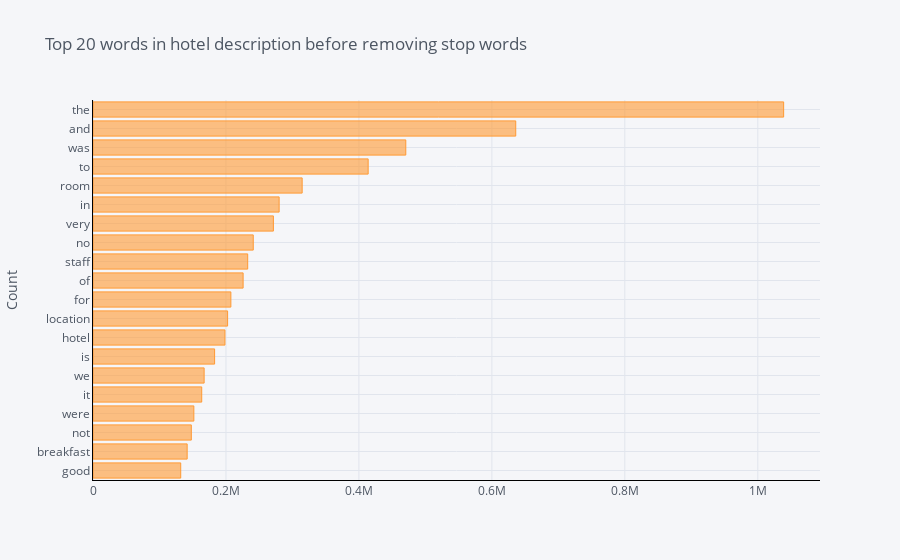

This figure's notebook cell:
### Markdown cell above
### Without Stopwords

### Code cell
common_words = get_top_n_words(hotel_review['review_text'], 20,y=(1,1))
df1 = pd.DataFrame(common_words, columns = ['review_text' , 'count'])
df1.groupby('review_text').sum()['count'].sort_values().iplot(kind='barh', yTitle='Count', linecolor='black', title='Top 20 words in hotel description before removing stop words')

### Figure 1 — Plotly figure (JSON) as saved in the notebook; plotly's stock layout.template omitted (floating-point values rounded to 4 significant figures)
{"data": [{"marker": {"color": "rgba(255, 153, 51, 0.6)", "line": {"color": "rgba(255, 153, 51, 1.0)", "width": 1}}, "name": "count", "orientation": "h", "text": "", "type": "bar", "x": [131948, 141658, 147906, 151710, 163543, 167190, 182913, 198490, 202475, 207371, 225807, 232715, 241052, 271372, 280011, 314653, 413923, 470523, 635918, 1038922], "y": ["good", "breakfast", "not", "were", "it", "we", "is", "hotel", "location", "for", "of", "staff", "no", "very", "in", "room", "to", "was", "and", "the"]}], "layout": {"legend": {"bgcolor": "#F5F6F9", "font": {"color": "#4D5663"}}, "paper_bgcolor": "#F5F6F9", "plot_bgcolor": "#F5F6F9", "title": {"font": {"color": "#4D5663"}, "text": "Top 20 words in hotel description before removing stop words"}, "xaxis": {"gridcolor": "#E1E5ED", "linecolor": "black", "showgrid": true, "tickfont": {"color": "#4D5663"}, "title": {"font": {"color": "#4D5663"}, "text": ""}, "zerolinecolor": "#E1E5ED"}, "yaxis": {"gridcolor": "#E1E5ED", "linecolor": "black", "showgrid": true, "tickfont": {"color": "#4D5663"}, "title": {"font": {"color": "#4D5663"}, "text": "Count"}, "zerolinecolor": "#E1E5ED"}}}
